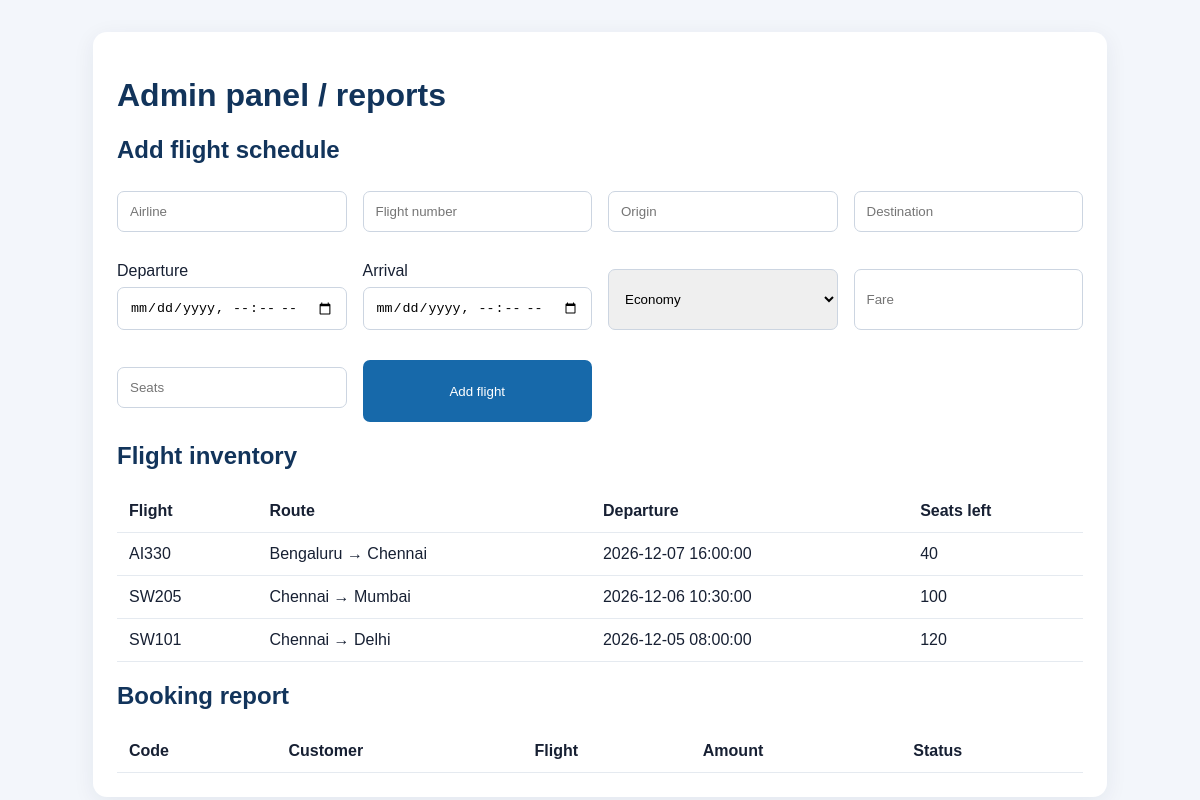
/admin.php (signed in), run on the app's committed database.
### tables this page shows
CREATE TABLE flights (
 id INT AUTO_INCREMENT PRIMARY KEY, airline VARCHAR(120) NOT NULL,
 flight_no VARCHAR(30) NOT NULL, origin VARCHAR(100) NOT NULL,
 destination VARCHAR(100) NOT NULL, departure DATETIME NOT NULL,
 arrival DATETIME NOT NULL, travel_class VARCHAR(30) NOT NULL,
 fare DECIMAL(10,2) NOT NULL, total_seats INT NOT NULL,
 available_seats INT NOT NULL
);

### config.php (called while the page is built, shortened)
<?php
function h($value) { return htmlspecialchars((string)$value, ENT_QUOTES, 'UTF-8'); }
?>

### admin.php (the view)
<?php require 'config.php';require_login();if(!is_admin())exit('Administrator access only');$flights=$pdo->query('SELECT * FROM flights ORDER BY departure DESC')->fetchAll();$bookings=$pdo->query('SELECT b.*,u.name,f.flight_no FROM bookings b JOIN users u ON u.id=b.user_id JOIN flights f ON f.id=b.flight_id ORDER BY b.id DESC')->fetchAll();if($_SERVER['REQUEST_METHOD']==='POST'){$s=$pdo->prepare('INSERT INTO flights(airline,flight_no,origin,destination,departure,arrival,travel_class,fare,total_seats,available_seats) VALUES(?,?,?,?,?,?,?,?,?,?)');$seats=(int)$_POST['seats'];$s->execute([$_POST['airline'],$_POST['flight_no'],$_POST['origin'],$_POST['destination'],$_POST['departure'],$_POST['arrival'],$_POST['class'],$_POST['fare'],$seats,$seats]);header('Location: admin.php');exit;}?><!doctype html><html><head><meta name="viewport" content="width=device-width,initial-scale=1"><link rel="stylesheet" href="style.css"></head><body><div class="wrap"><div class="card"><h1>Admin panel / reports</h1><h2>Add flight schedule</h2><form method="post" class="grid"><input name="airline" placeholder="Airline" required><input name="flight_no" placeholder="Flight number" required><input name="origin" placeholder="Origin" required><input name="destination" placeholder="Destination" required><label>Departure<input type="datetime-local" name="departure" required></label><label>Arrival<input type="datetime-local" name="arrival" required></label><select name="class"><option>Economy</option><option>Business</option><option>First</option></select><input type="number" step=".01" name="fare" placeholder="Fare" required><input type="number" name="seats" placeholder="Seats" min="1" required><button>Add flight</button></form><h2>Flight inventory</h2><table><tr><th>Flight</th><th>Route</th><th>Departure</th><th>Seats left</th></tr><?php foreach($flights as $f):?><tr><td><?=h($f['flight_no'])?></td><td><?=h($f['origin'])?> → <?=h($f['destination'])?></td><td><?=h($f['departure'])?></td><td><?=h($f['available_seats'])?></td></tr><?php endforeach;?></table><h2>Booking report</h2><table><tr><th>Code</th><th>Customer</th><th>Flight</th><th>Amount</th><th>Status</th></tr><?php foreach($bookings as $b):?><tr><td><?=h($b['booking_code'])?></td><td><?=h($b['name'])?></td><td><?=h($b['flight_no'])?></td><td>₹<?=h($b['amount'])?></td><td><?=h($b['status'])?></td></tr><?php endforeach;?></table></div></div></body></html>

### style.css (style rules this page uses)
* { box-sizing:border-box }
body { margin:0;font-family:Arial,sans-serif;background:#f3f6fb;color:#172033 }
.wrap { max-width:1050px;margin:32px auto;padding:0 18px }
.card { background:white;padding:24px;border-radius:14px;box-shadow:0 5px 22px #142b4b12;margin:18px 0 }
h1,h2 { color:#12345b }
input,select,textarea { width:100%;padding:12px;margin:7px 0 14px;border:1px solid #ccd5e1;border-radius:7px }
button,.btn { background:#1769aa;color:white;border:0;padding:11px 17px;border-radius:7px;cursor:pointer;text-decoration:none;display:inline-block }
table { width:100%;border-collapse:collapse;background:white }
td,th { padding:12px;border-bottom:1px solid #e5eaf0;text-align:left }
.grid { display:grid;grid-template-columns:repeat(auto-fit,minmax(220px,1fr));gap:16px }

### data on the page
flights: flight_no "AI330", origin "Bengaluru", destination "Chennai", departure "2026-12-07 16:00:00", available_seats "40"
flights: flight_no "SW205", origin "Chennai", destination "Mumbai", departure "2026-12-06 10:30:00", available_seats "100"
flights: flight_no "SW101", origin "Chennai", destination "Delhi", departure "2026-12-05 08:00:00", available_seats "120"
